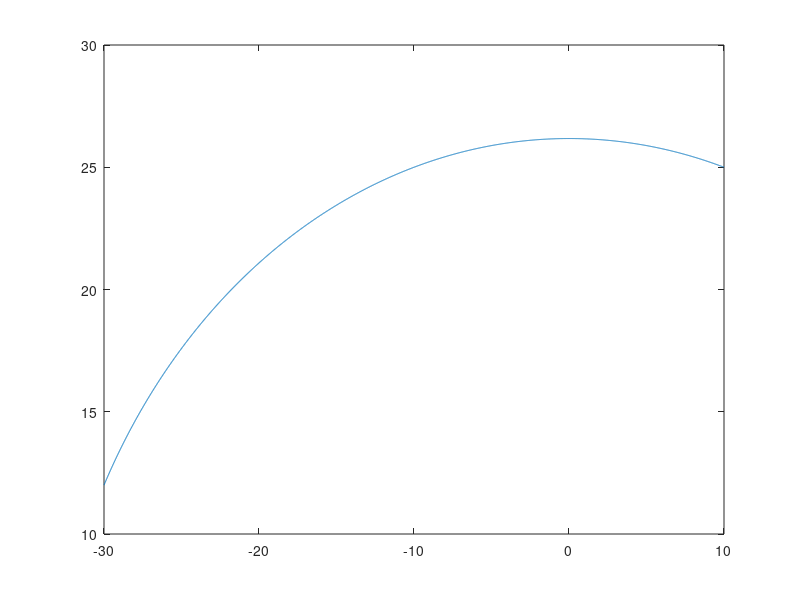

The MATLAB source for this figure:
L = 40;
w1 = 12;
w2 = 25;
x1 = -30;
x = -30:0.01:10;
ap = ((x1+L)^2-x1^2*w2^2/w1^2)/(1-w2^2/w1^2);
bp = w1^2/(1-x1^2/ap);
y1 = sqrt((1-x.^2/ap)*bp);
y2 = -sqrt((1-x.^2/ap)*bp);
plot(x,y1)